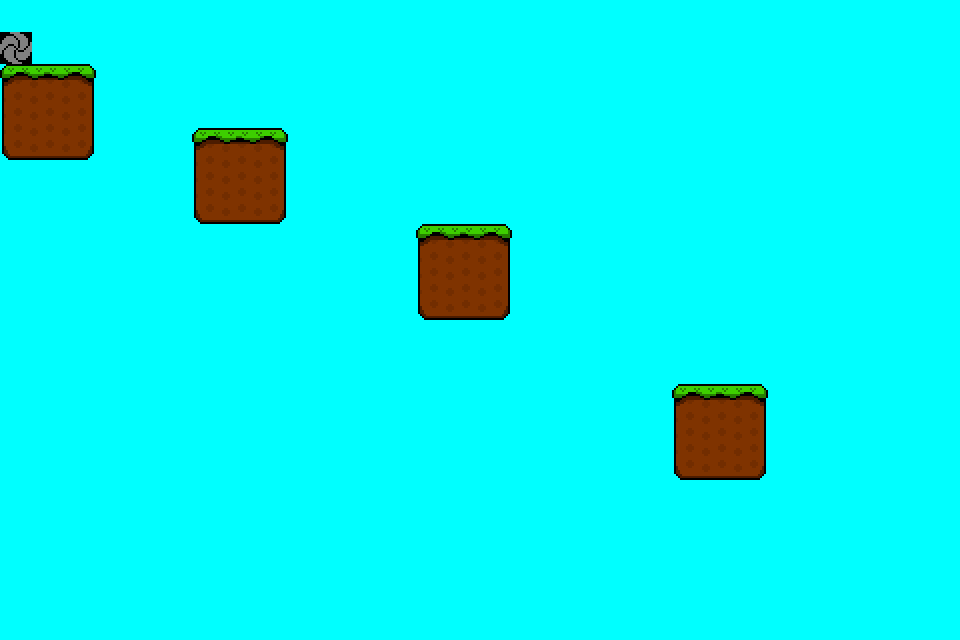

This is a level from a 2D game, rendered from its Tiled map with the project's own tilesets. A one-line summary and the map file follow, with tile-layer data summarised:
An orthogonal 30x20 tile map with 32x32 px tiles, 1 tile layer (Tile Layer 1).

<map version="1.0" orientation="orthogonal" renderorder="right-down" width="30" height="20" tilewidth="32" tileheight="32" nextobjectid="1">
 <tileset firstgid="1" name="World1Tiles" tilewidth="32" tileheight="32" tilecount="75">
  <image source="World1Tiles.png" width="480" height="160" />
 </tileset>
 <layer name="Tile Layer 1" width="30" height="20">
  <data>[600 cells, 600 non-empty, 11 distinct tile ids]</data>
 </layer>
</map>
